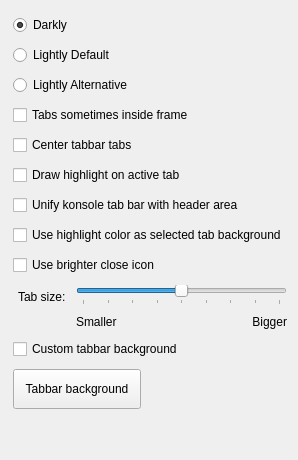
     <widget class="QWidget" name="Tabs">
      <property name="sizePolicy">
       <sizepolicy hsizetype="Expanding" vsizetype="Preferred">
        <horstretch>0</horstretch>
        <verstretch>0</verstretch>
       </sizepolicy>
      </property>
      <attribute name="title">
       <string>Tabs</string>
      </attribute>
      <layout class="QVBoxLayout" name="verticalLayout">
       <item>
        <layout class="QVBoxLayout" name="verticalLayout_4">
         <property name="spacing">
          <number>10</number>
         </property>
         <property name="sizeConstraint">
          <enum>QLayout::SizeConstraint::SetMinimumSize</enum>
         </property>
         <property name="leftMargin">
          <number>2</number>
         </property>
         <property name="topMargin">
          <number>4</number>
         </property>
         <item>
          <widget class="QRadioButton" name="_defaultTabbar">
           <property name="text">
            <string>Darkly</string>
           </property>
           <property name="checked">
            <bool>true</bool>
           </property>
          </widget>
         </item>
         <item>
          <widget class="QRadioButton" name="_oldTabbar">
           <property name="text">
            <string>Lightly Default</string>
           </property>
          </widget>
         </item>
         <item>
          <widget class="QRadioButton" name="_tabBarAltStyle">
           <property name="text">
            <string>Lightly Alternative</string>
           </property>
          </widget>
         </item>
         <item>
          <widget class="QCheckBox" name="_documentModeTabs">
           <property name="text">
            <string>Tabs sometimes inside frame</string>
           </property>
          </widget>
         </item>
         <item>
          <widget class="QCheckBox" name="_tabBarDrawCenteredTabs">
           <property name="text">
            <string>Center tabbar tabs</string>
           </property>
          </widget>
         </item>
         <item>
          <widget class="QCheckBox" name="_tabDrawHighlight">
           <property name="text">
            <string>Draw highlight on active tab</string>
           </property>
          </widget>
         </item>
         <item>
          <widget class="QCheckBox" name="_unifiedTabBarKonsole">
           <property name="text">
            <string>Unify konsole tab bar with header area</string>
           </property>
          </widget>
         </item>
         <item>
          <widget class="QCheckBox" name="_tabUseHighlightColor">
           <property name="text">
            <string>Use highlight color as selected tab background</string>
           </property>
          </widget>
         </item>
         <item>
          <widget class="QCheckBox" name="_tabUseBrighterCloseIcon">
           <property name="toolTip">
            <string>Increases the brightness of tab close icons</string>
           </property>
           <property name="text">
            <string>Use brighter close icon</string>
           </property>
          </widget>
         </item>
         <item>
          <layout class="QFormLayout" name="formLayout_6">
           <item row="0" column="1">
            <layout class="QFormLayout" name="formLayout_5">
             <item row="0" column="0" colspan="2">
              <widget class="QSlider" name="_tabsHeight">
               <property name="minimum">
                <number>-20</number>
               </property>
               <property name="maximum">
                <number>20</number>
               </property>
               <property name="singleStep">
                <number>1</number>
               </property>
               <property name="value">
                <number>0</number>
               </property>
               <property name="sliderPosition">
                <number>0</number>
               </property>
               <property name="orientation">
                <enum>Qt::Orientation::Horizontal</enum>
               </property>
               <property name="tickPosition">
                <enum>QSlider::TickPosition::TicksBelow</enum>
               </property>
               <property name="tickInterval">
                <number>5</number>
               </property>
              </widget>
             </item>
             <item row="1" column="0" colspan="2">
              <layout class="QHBoxLayout" name="horizontalLayout_6">
               <item>
                <widget class="QLabel" name="label_10">
                 <property name="text">
                  <string>Smaller</string>
                 </property>
                </widget>
               </item>
               <item>
                <widget class="QLabel" name="label_11">
                 <property name="text">
                  <string>Bigger</string>
                 </property>
                 <property name="alignment">
                  <set>Qt::AlignmentFlag::AlignRight|Qt::AlignmentFlag::AlignTrailing|Qt::AlignmentFlag::AlignVCenter</set>
                 </property>
                </widget>
               </item>
              </layout>
             </item>
            </layout>
           </item>
           <item row="0" column="0">
            <widget class="QLabel" name="label_9">
             <property name="layoutDirection">
              <enum>Qt::LayoutDirection::LeftToRight</enum>
             </property>
             <property name="text">
              <string>Tab size:</string>
             </property>
             <property name="indent">
              <number>5</number>
             </property>
            </widget>
           </item>
          </layout>
         </item>
         <item>
          <widget class="QCheckBox" name="_adjustToDarkThemes">
           <property name="text">
            <string>Custom tabbar background</string>
           </property>
          </widget>
         </item>
         <item>
          <widget class="KColorButton" name="_tabBGColor">
           <property name="minimumSize">
            <size>
             <width>0</width>
             <height>40</height>
            </size>
           </property>
           <property name="maximumSize">
            <size>
             <width>128</width>
             <height>16777215</height>
            </size>
           </property>
           <property name="text">
            <string>Tabbar background</string>
           </property>
           <property name="color">
            <color alpha="160">
             <red>0</red>
             <green>0</green>
             <blue>0</blue>
            </color>
           </property>
           <property name="defaultColor">
            <color alpha="160">
             <red>0</red>
             <green>0</green>
             <blue>0</blue>
            </color>
           </property>
           <property name="alphaChannelEnabled">
            <bool>true</bool>
           </property>
          </widget>
         </item>
        </layout>
       </item>
       <item>
        <spacer name="verticalSpacer_3">
         <property name="orientation">
          <enum>Qt::Orientation::Vertical</enum>
         </property>
         <property name="sizeHint" stdset="0">
          <size>
           <width>20</width>
           <height>40</height>
          </size>
         </property>
        </spacer>
       </item>
      </layout>
     </widget>
